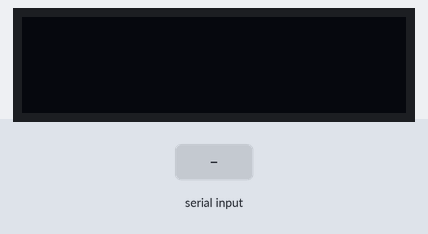
A sketch run on a simulated Arduino Uno, built with avr-gcc and run on an emulated ATmega328P. Parts: 128×32 one-colour display. The test bench sets the inputs (shaded band). What the sketch prints to the serial monitor is not drawn.

Above: at 1.2 s.
1.3 s: "C\n" received over the second serial link
At 2.3 s:
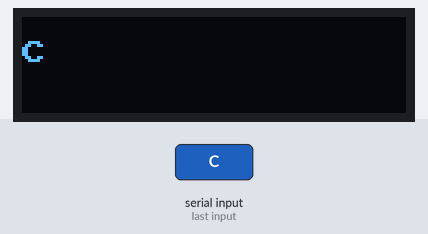
2.8 s: "1\n" received over the second serial link
At 3.5 s:
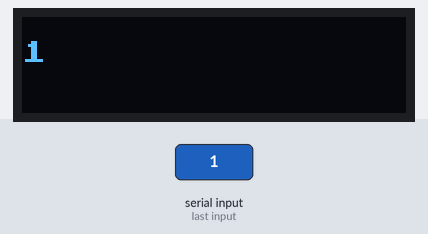
Timing chart, 0 to 5.8 s (numbered marks = the images above; inputs shaded):
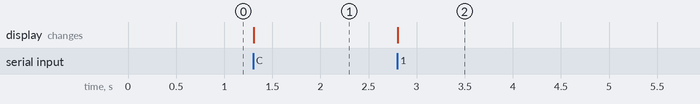

Measured:
- after the input at 1.3 s, the display: changes at once (image 1)
- after the input at 2.8 s, the display: changes at once (image 2)

The sketch:

BLEPeripheral.ino
```cpp
#include <AltSoftSerial.h>
AltSoftSerial hm10;

char c = ' ';
int numberOfCharacters = 0; //variable for counting the row position of cursor.
bool isStart = false; //state of the clock counter
long startTime = millis(); // non-blocking timing.


//module of OLED and its components.
#include "U8x8lib.h"
#define OLED_RESET 4
U8X8_SSD1306_128X32_UNIVISION_HW_I2C u8x8(OLED_RESET);
void initDisplay() {
  u8x8.begin();
  u8x8.setPowerSave(0);
  u8x8.setFont(u8x8_font_amstrad_cpc_extended_r);
  u8x8.setCursor(0, 0);
}

//in order to set the cursor position manually, I add another parameter "col"
void showMessage(const char * message, int col, int row, bool cleardisplay) {
  if (cleardisplay) {
    u8x8.clearDisplay();
  }
  u8x8.setCursor(col, row);
  u8x8.print(message);
}

char readBLE() {//execute multiple times, read from laptop
  c = hm10.read();
  Serial.print(c);
  return c;
}


void writeBLE() {
  static bool newline = false;
  c = Serial.read();

  // We cannot send newline to the HM-10 so we have to catch it
  if (c != '\n' & c != '\r')
    hm10.print(c);

  // Also print to Serial Monitor so we can see what we typed
  // If there is a new line character, print the ">" character
  if (newline) {
    Serial.print("\n>");
    newline = false;
    numberOfCharacters = 0;

    //if "Number :1\n" was sent to Arduino, then this executes and clear display of OLED
    u8x8.clearDisplay();
    u8x8.setCursor(0, 1);
  }
  Serial.print(c);

  if (c == '\n')
    newline = true;
}

void setup() {
  hm10.begin(9600);
  Serial.begin(9600);

  Serial.println("==============================");
  Serial.println("HM-10 AltSoftSerial started");
  Serial.println("==============================");

  initDisplay();
  u8x8.clearDisplay();

}


void loop()
{
  // Read a char from the BLE module and send to the Serial Monitor
  if (hm10.available()) {
    char c;
    c = readBLE();
    //if it sees a C from the word "Connected", the counter start working
    if (c == "C") isStart = true;

    //this part control the printing on OLED screen, since showMessage receive a pointer of char, and this readBLE execute every frame, reading a byte, I use
    //NumberofCharacters to count the current position of the cursor, thus being able to print word.
    showMessage(&c, numberOfCharacters, 1, false);
    numberOfCharacters += 1;
  }
  //for every second, it set the cursor to zero position, and send * to python.
  if (isStart = true) {
    if (millis() - startTime > 1000) {
      startTime = millis();
      hm10.print("*");

      numberOfCharacters = 0;
      u8x8.setCursor(0, 1);

    }
  }
  //  else{
  //
  //  }

  // Read from the Serial Monitor and send to the BLE module
  if (Serial.available())
    writeBLE();
}
```
